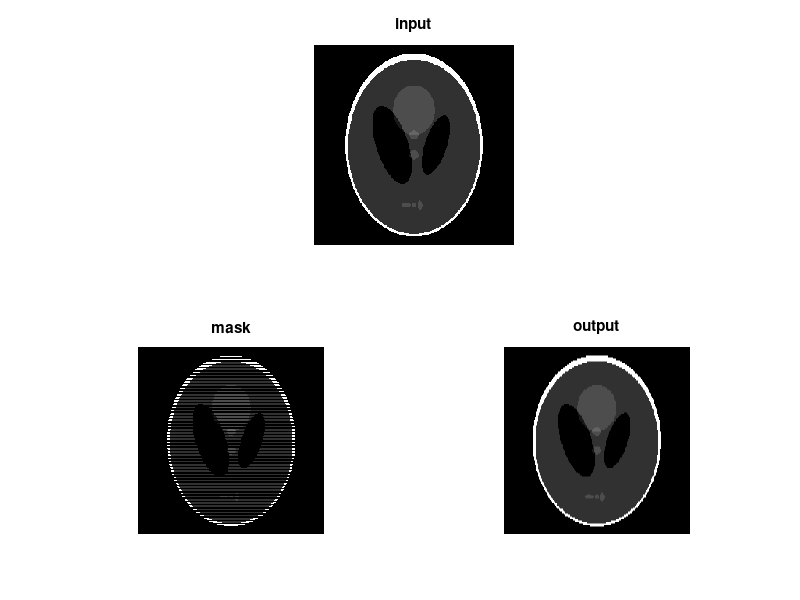

The MATLAB source for this figure:
close all;
clear;
clc;

%Input = rand(12,12);
Input = phantom(256);

oddrows  = 1:2:size(Input,1);
meanrows = 0:2:size(Input,1);

steps=1:1:size(Input,1);

Mask(1:5:size(Input,1),:) = NaN;

for i = 1:size(Input,1),
    % interpolate the odd rows
    Mask(oddrows,i) = Input(oddrows,i); 
    Output(:,i) = [interp1(oddrows,[Input(oddrows,i)]',steps)]'; 
end
%Output(:,:)=Input(1:2:size(Input,1),:);

screensize = get(0,'ScreenSize');
%ScreenSize is a four-element vector: [left, bottom, width, height]
figure('Position',[20 screensize(4)/3 screensize(3)/3 screensize(4)/3])

subplot(2,2,[1,2]);
imshow(Input);
title('input');

subplot(2,2,3);
imshow(Mask);
title('mask');

subplot(2,2,4);
imshow(Output);
title('output');